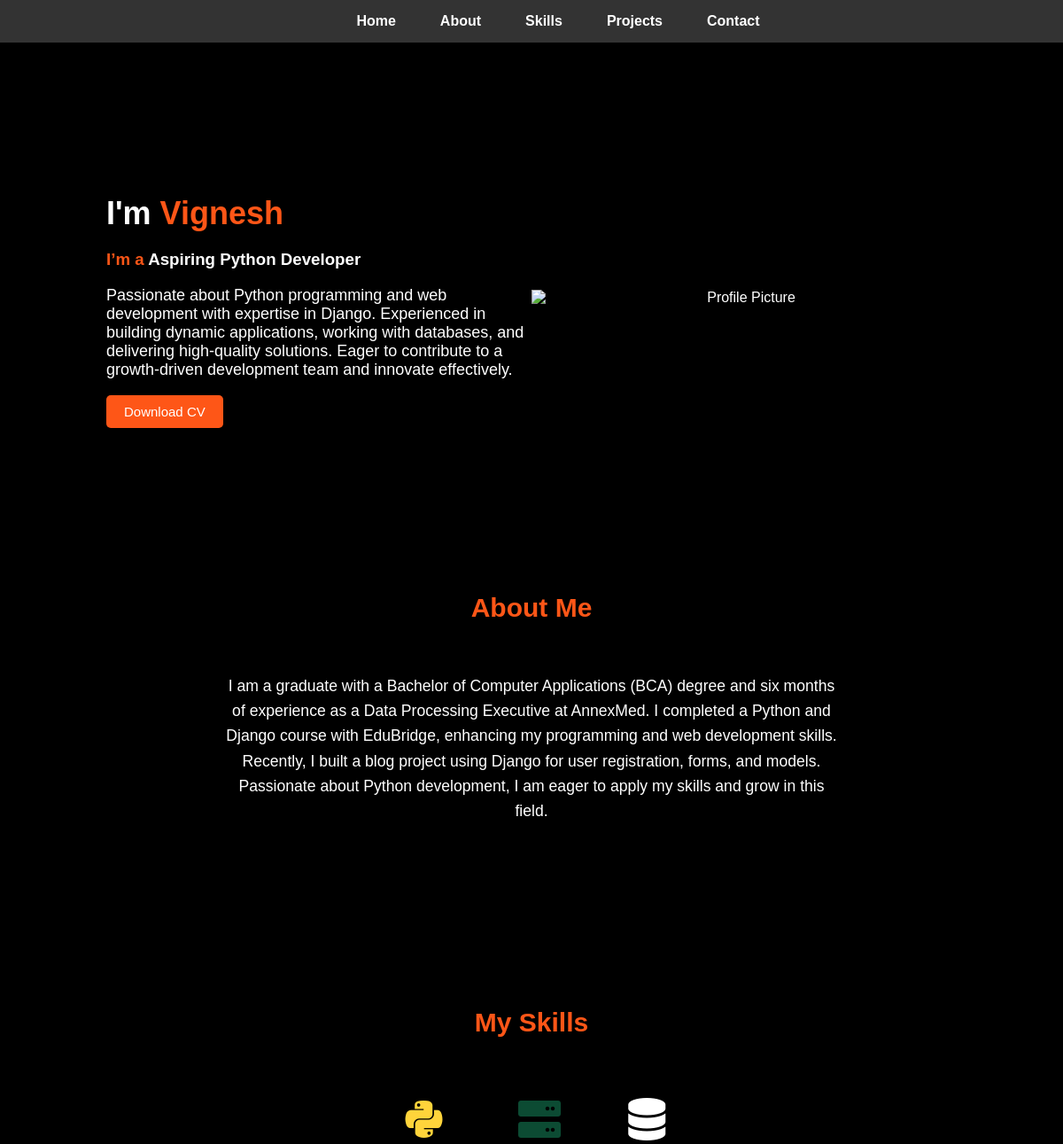
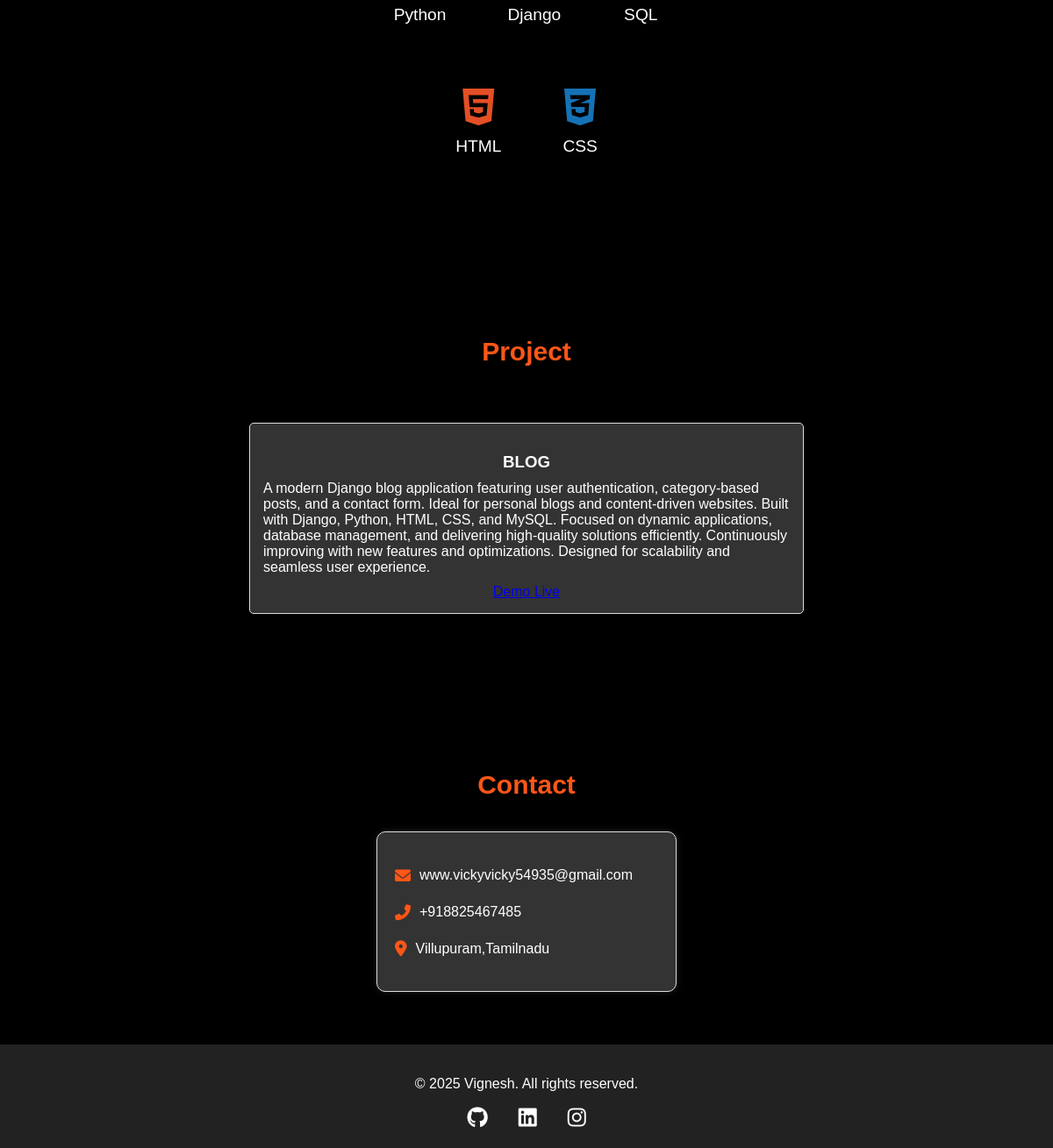
The page / on the database its author committed (2 pictures, top to bottom).
### portfolio/models.py (models this page shows, shortened)
class Portfolio(models.Model):
    name = models.CharField(max_length=100)
    title = models.CharField(max_length=100)
    summary = models.TextField()
    phone = models.CharField(max_length=15)
    email = models.EmailField()
    location = models.CharField(max_length=100)
    github = models.URLField(blank=True)
    linkedin = models.URLField(blank=True)
    instagram = models.URLField(blank=True)
    cv = models.FileField(upload_to='cvs/', blank=True)
    image = CloudinaryField('image', blank=True)

class Project(models.Model):
    title = models.CharField(max_length=100)
    description = models.TextField()
    image = models.ImageField(upload_to='project_images/', blank=True)
    link = models.URLField(blank=True)

### portfolio/views.py (the view)
# urls.py: 2. Add a URL to urlpatterns:  path('', views.home, name='home')
def home(request):
    portfolio = Portfolio.objects.first()
    skills = Skill.objects.all()
    projects = Project.objects.all()
    return render(request, 'portfolio/home.html', {
        'portfolio': portfolio,
        'skills': skills,
        'projects': projects,
    })

### portfolio/templates/portfolio/home.html (shortened to what this page needs)
{% load static %}
<!DOCTYPE html>
<html lang="en">
<head>
    <link href="https://cdnjs.cloudflare.com/ajax/libs/font-awesome/6.0.0-beta3/css/all.min.css" rel="stylesheet">
    <link rel="stylesheet" type="text/css" href="{% static 'css/style.css' %}">
</head>
<body>
    <header>
        <nav class="nav-links">
            <a href="#home">Home</a>
            <a href="#about">About</a>
            <a href="#skills">Skills</a>
            <a href="#projects">Projects</a>
            <a href="#contact">Contact</a>
        </nav>
    </header>
    <div class="container">
        <section id="home" class="section">
            <div class="welcome-container">
                <div class="welcome-text">
                    <h2><span style="color: white;">I'm</span> <span style="color: rgba(254, 86, 23, 1);">Vignesh</span></h2>
                    <h3 class="text-2xl md:text-3xl font-bold flex gap-2">
                        <span style="color: rgba(254, 86, 23, 1);">I’m a </span>
                        <span class="Typewriter"> Aspiring Python Developer</span>
                    </h3>
                    <p>{{ portfolio.summary }}</p>
                    {% if portfolio.cv %}
                        <a href="{{ portfolio.cv.url }}" download>
                            <button style="background-color:  rgba(254, 86, 23, 1); color: white; font-size: 15px; padding: 10px 20px; border: none; border-radius: 5px; cursor: pointer;">
                                Download CV
                            </button>
                        </a>
                    {% endif %}
                </div>
                <div class="profile-image">
                    <img src="{{ portfolio.image.url }}" alt="Profile Picture" class="profile-img">
                </div>
            </div>
        </section>
        <section id="about" class="section">
            <br>
            <br>
            <h1> <span style="color: rgba(254, 86, 23, 1); font-size:30px;">About Me</span></h1>
            <div class="about-container">
                <p>
                    I am a graduate with a Bachelor of Computer Applications (BCA) degree and six months of experience as a Data Processing Executive at AnnexMed. I completed a Python and Django course with EduBridge, enhancing my programming and web development skills. Recently, I built a blog project using Django for user registration, forms, and models. Passionate about Python development, I am eager to apply my skills and grow in this field.
                </p>
            </div>
        </section>
        <section id="skills" class="section">
            <h1> <span style="color: rgba(254, 86, 23, 1); font-size:30px;">My Skills</span></h1>
            <div class="skills-container">
                <br>
                <div class="skills-row">
                    <div class="skill"><i class="fa-brands fa-python"></i> Python</div>
                    <div class="skill"><i class="fa-solid fa-server"></i> Django</div>
                    <div class="skill"><i class="fa-solid fa-database"></i> SQL</div>
                </div>
                <div class="skills-row">
                    <div class="skill"><i class="fa-brands fa-html5"></i> HTML</div>
                    <div class="skill"><i class="fa-brands fa-css3-alt"></i> CSS</div>
                </div>
            </div>
        </section>
         <br>
         <br>
        <section id="projects" class="section">
            <h1> <span style="color: rgba(254, 86, 23, 1); font-size:30px;">Project</span></h1>
            <br>
            <br>
            <br>
            <div class="projects-container">
                {% for project in projects %}
                    <div class="project">
                        <h3>{{ project.title }}</h3>
                        <p>{{ project.description }}</p>
                        <a href="{{ project.link }}" target="_blank">Demo Live</a>
                    </div>
                {% endfor %}
            </div>
        </section>
         <br>
        <section id="contact" class="section">
            <h1> <span style="color: rgba(254, 86, 23, 1); font-size:30px;">Contact</span></h1>
            <br>
            <br>
            <div class="info-container">
                <p><i class="fas fa-envelope" style="color: rgba(254, 86, 23, 1);"></i> {{ portfolio.email }}</p>
                <p><i class="fas fa-phone-alt" style="color: rgba(254, 86, 23, 1);"></i> {{ portfolio.phone }}</p>
                <p><i class="fas fa-map-marker-alt" style="color: rgba(254, 86, 23, 1);"></i> {{ portfolio.location }}</p>
            </div>
        </section>
    </div>
    <footer>
        <p>&copy; 2025 Vignesh.  All rights reserved.</p>
        <div class="social-icons">
            <a href="{{ portfolio.github }}" target="_blank"><i class="fab fa-github"></i></a>
            <a href="{{ portfolio.linkedin }}" target="_blank"><i class="fab fa-linkedin"></i></a>
            <a href="{{ portfolio.instagram }}" target="_blank"><i class="fab fa-instagram"></i></a>
        </div>
    </footer>
</body>
</html>

### portfolio/static/css/style.css (style rules this page uses)
body { font-family: Arial, sans-serif; margin: 0; padding: 0; background-color: black !important; color: white !important; scroll-behavior: smooth; }
header { display: flex; flex-direction: column; justify-content: center; align-items: center; padding: 20px; background: #333 !important; position: fixed; width: 100%; top: 0; z-index: 1000; }
h1 { text-align: center; margin: 0; color: white !important; }
.nav-links { text-align: center; }
.nav-links a { text-decoration: none; margin: 0 15px; color: white !important; font-weight: bold; }
.container { width: 80%; margin: 150px auto 20px auto; }
.section { padding: 40px 0; margin-top: 70px; text-align: center; }
#home { display: flex; justify-content: space-between; align-items: center; padding: 40px 0; }
.welcome-container { display: flex; justify-content: space-between; align-items: center; width: 100%; }
.welcome-text { width: 50%; text-align: left; }
.welcome-text h2 { font-size: 36px; margin-bottom: 20px; color: white !important; }
.welcome-text p { font-size: 18px; color: white !important; }
.profile-image { width: 50%; text-align: center; }
.profile-img { max-width: 100%; border: none; height: auto; display: block; margin: 0 auto; }
.skills-container { display: flex; flex-wrap: wrap; gap: 15px; justify-content: center; }
.skill { padding: 20px; border-radius: 5px; color: white !important; }
.projects-container { display: flex; flex-wrap: wrap; justify-content: center; }
.project { padding: 15px; border: 1px solid #ddd; border-radius: 5px; width: 100%; max-width: 600px; margin: 10px; background-color: #333 !important; color: white !important; }
.project h3 { margin-bottom: 10px; color: white !important; }
.project p { font-size: 16px; text-align: left; margin: 10px 0; color: white !important; }
footer { text-align: center; padding: 20px; background: #222 !important; color: white !important; }
.social-icons { display: flex; justify-content: center; margin-top: 10px; }
.social-icons a { margin: 0 10px; color: white !important; font-size: 20px; }
.info-container { max-width: 300px; margin: auto; padding: 20px; border: 1px solid #ddd; background: #333; border-radius: 10px; text-align: center; box-shadow: 0px 0px 10px rgba(255, 255, 255, 0.1); }
.info-container p { display: flex; align-items: center; gap: 10px; font-size: 16px; line-height: 1.6; color: white; }
.info-container i { color: rgba(254, 86, 23, 1); font-size: 18px; }
.about-container { display: flex; flex-wrap: wrap; justify-content: center; padding: 20px; max-width: 800px; margin: 0 auto; }
.about-container p { font-size: 1.1rem; line-height: 1.6; text-align: center; padding: 20px; max-width: 700px; }

### portfolio/templates/portfolio/home.html (style rules this page uses)
header { background-color: black; color: white; display: flex; align-items: center; justify-content: space-between; padding: 15px 30px; }
.nav-links { display: flex; gap: 20px; flex-grow: 1; justify-content: center; }
.nav-links a { color: white; text-decoration: none; font-weight: bold; }
.social-icons { display: flex; gap: 15px; }
.social-icons a { color: white; font-size: 1.5rem; }
.skills-container { display: flex; flex-direction: column; justify-content: center; gap: 30px; text-align: center; max-width: 600px; margin: auto; }
.skills-row { display: flex; justify-content: center; gap: 30px; }
.skill { display: flex; flex-direction: column; align-items: center; font-size: 1.2rem; }
.skill i { font-size: 3rem; margin-bottom: 10px; }
.fa-python { color: #FFD43B; }
.fa-server { color: #0C4B33; }
.fa-database { color: white; }
.fa-html5 { color: #E34F26; }
.fa-css3-alt { color: #1572B6; }

### rows shown on the page
Portfolio: summary "Passionate about Python programming and web development with expertise in Django. Experienced in building dynamic applications, working with databases, and delivering high-quality solutions. Eager to contribute to a growth-driven development team and innovate effectively.", email "www.vickyvicky54935@gmail.com", phone "+918825467485", location "Villupuram,Tamilnadu"
Project: title "BLOG", description "A modern Django blog application featuring user authentication, category-based posts, and a contact form. Ideal for personal blogs and content-driven websites. Built with Django, Python, HTML, CSS, and MySQL. Focused on dynamic applications, database management, and delivering high-quality solutions efficiently. Continuously improving with new features and optimizations. Designed for scalability and seamless user experience."
